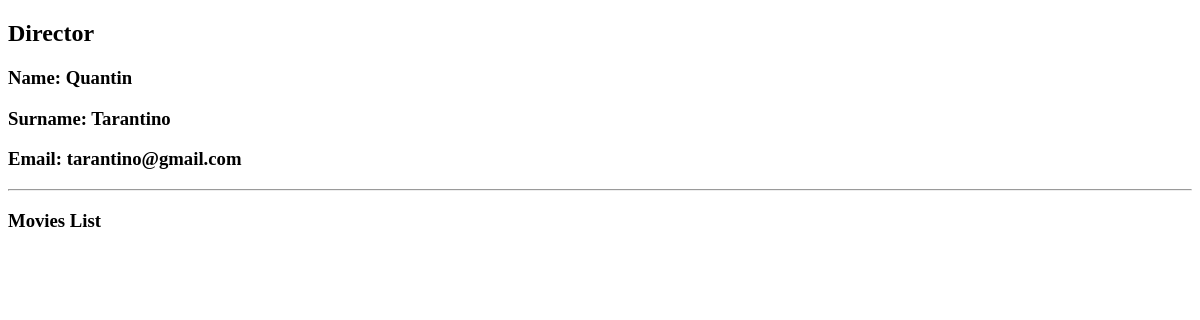
Before: /director/1 with the older database file.
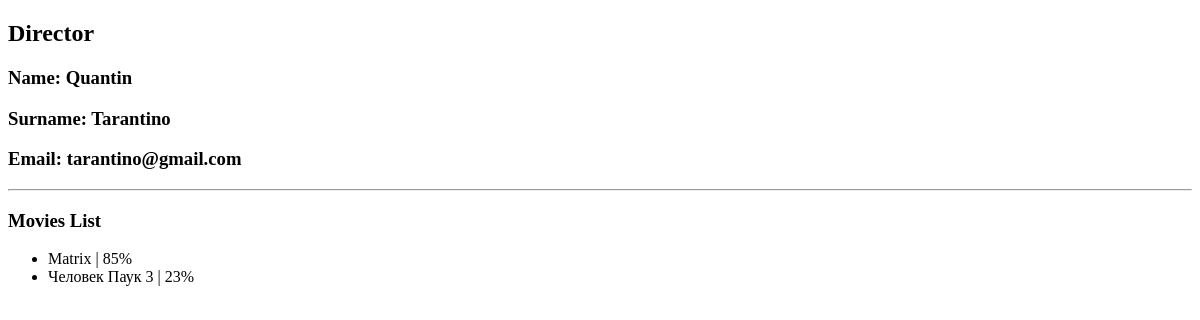
After: the same page with the newer database file.
### movie_app/models.py (models this page shows, shortened)
class Movie(models.Model):
    EUR = 'EUR'
    USD = 'USD'
    RUB = 'RUB'
    CURRENCY_CHOICES = [
        (EUR, 'Euro'),
        (USD, 'Dollars'),
        (RUB, 'Rubles')
    ]
    name = models.CharField(max_length=40)
    rating = models.IntegerField(validators=[MinValueValidator(1), MaxValueValidator(100)])
    year = models.IntegerField(null=True, blank=True)  # allows null registers in this field
    budget = models.IntegerField(default=1000000, validators=[MinValueValidator(0)])  # default value if not set
    currency = models.CharField(max_length=3, choices=CURRENCY_CHOICES, default=RUB)  # default is only for new register
    slug = models.SlugField(default='', null=False, db_index=True)  # db_index -> searching in DB is faster
    director = models.ForeignKey(Director, on_delete=models.CASCADE, null=True, related_name='movies')
    actors = models.ManyToManyField(Actor)  # many to many, will delete, this field cannot be at list_display and edita
    def __str__(self):  # this method definition doesn't have effect to DB structure, so it won't detect any changes
        return f'{self.name} | {self.rating}%'

### movie_app/views.py (the view)
# urls.py: path('director/<int:index>', views.director_ditail, name='director-detail'),
def director_ditail(request, index: int):
    director = Director.objects.all()[index - 1]
    data = {
        'director': director
    }
    return render(request, 'movie_app/director_detail.html', data)

### movie_app/templates/movie_app/director_detail.html (shortened to what this page needs)
{% extends 'movie_app/base.html' %}
{% block content %}
    <h2>Director</h2>
    <h3>Name: {{ director.first_name }}</h3>
    <h3>Surname: {{ director.last_name }}</h3>
    <h3>Email: {{ director.email }}</h3>
    <hr>
    <h3>Movies List</h3>
    <ul>
        {% for movie in director.movies.all %}
        <li>
            {{ movie }}
        </li>
        {% endfor %}
    </ul>
{% endblock %}

Changed rows visible on the page:
now on this page (row edited): Movie: name+rating "Matrix | 85%"
now on this page (row edited): Movie: name+rating "Человек Паук 3 | 23%"
